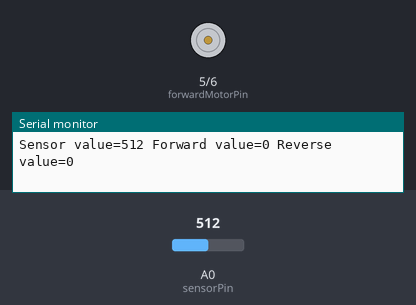
The sketch below on a simulated Arduino Uno, built with avr-gcc and run on an emulated ATmega328P. Parts: motor-driver pin pairs drawn as motors (green arrow = first pin HIGH = forward, orange = second pin HIGH = backward, longer = more drive), the last lines printed to the serial monitor. Inputs (shaded band) come from the test bench; at power-on: A0 (sensorPin) = 512.

Above: at 1.2 s.
1.3 s: A0 (sensorPin) set to 716
At 2.1 s:
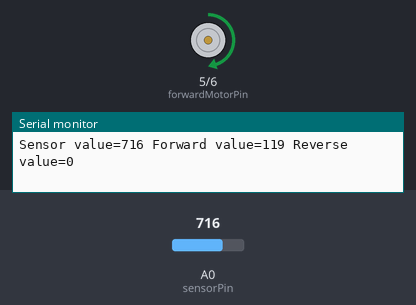
2.9 s: A0 (sensorPin) set to 900
At 3.6 s:
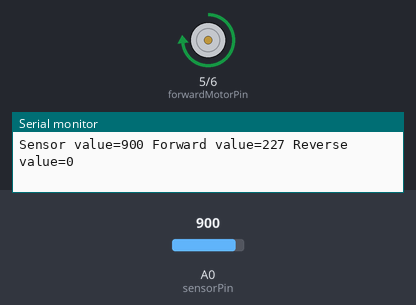
4.5 s: A0 (sensorPin) set to 502
At 5.1 s:
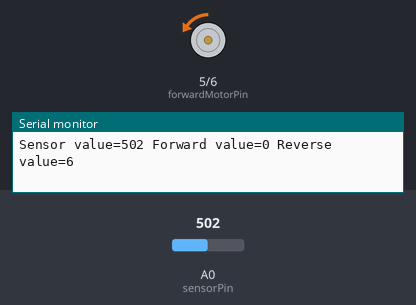
6.1 s: A0 (sensorPin) set to 522
At 6.6 s:
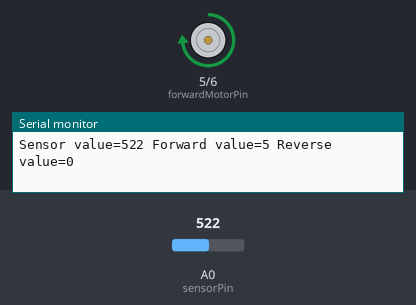
7.7 s: A0 (sensorPin) set to 306
At 9.0 s:
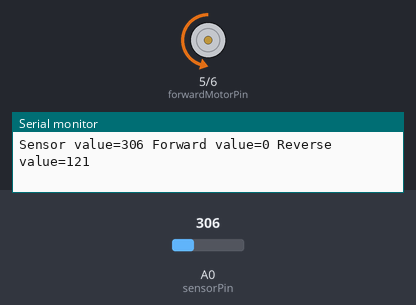
9.3 s: A0 (sensorPin) set to 122
At 10.7 s:
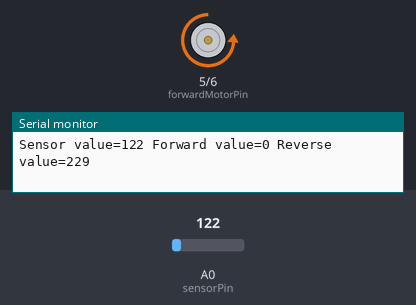
Timing chart, 0 to 11.9 s (numbered marks = the images above; inputs shaded):
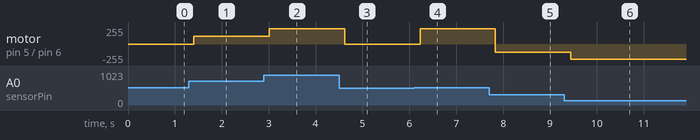

The sketch:

motor-direction-lab.ino
```cpp
int sensorPin = A0;
int forwardMotorPin = 5;
int reverseMotorPin = 6;
int sensorValue = 0; // input comes in from 0 to 1023
int forward_PWMValue = 0; // output must be converted to an integer from 0 to 255
int reverse_PWMValue = 0; // output must be converted to an integer from 0 to 255

void setup()
{
  pinMode(forwardMotorPin, OUTPUT);
  pinMode(reverseMotorPin, OUTPUT);
  Serial.begin(9600);
}

void loop()
{
  sensorValue = analogRead(sensorPin);
  Serial.print("Sensor value=");
  Serial.print(sensorValue);

  // convert the sensor Value to a PWM value
  if (sensorValue > 512) {
    // forward
    forward_PWMValue = map(sensorValue, 512, 1023, 0, 300);
    forward_PWMValue = constrain(forward_PWMValue, 0, 255);
    reverse_PWMValue = 0;
  } else {
    reverse_PWMValue = map(sensorValue, 0, 511, 300, 0);
    reverse_PWMValue = constrain(reverse_PWMValue, 0, 255);
    forward_PWMValue = 0;
  }
  Serial.print(" Forward value=");
  Serial.print(forward_PWMValue);
  Serial.print(" Reverse value=");
  Serial.println(reverse_PWMValue);

  analogWrite(forwardMotorPin, forward_PWMValue);
  analogWrite(reverseMotorPin, reverse_PWMValue);
  delay(200);
}
```

Measured:
- after the input at 1.3 s, motor on pin 5 (forwardMotorPin) / pin 6 (reverseMotorPin): stopped → forward 119/255 after 0.11 s
- after the input at 2.9 s, motor on pin 5 (forwardMotorPin) / pin 6 (reverseMotorPin): forward 119/255 → forward 227/255 after 0.11 s
- after the input at 4.5 s, motor on pin 5 (forwardMotorPin) / pin 6 (reverseMotorPin): forward 227/255 → backward 6/255 after 0.12 s
- after the input at 6.1 s, motor on pin 5 (forwardMotorPin) / pin 6 (reverseMotorPin): backward 6/255 → forward 227/255 after 0.13 s
- after the input at 7.7 s, motor on pin 5 (forwardMotorPin) / pin 6 (reverseMotorPin): forward 227/255 → backward 121/255 after 0.13 s
- after the input at 9.3 s, motor on pin 5 (forwardMotorPin) / pin 6 (reverseMotorPin): backward 121/255 → backward 229/255 after 0.14 s
